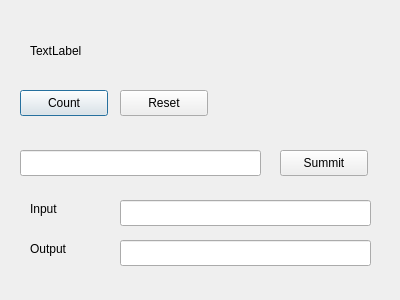
<?xml version="1.0" encoding="UTF-8"?>
<ui version="4.0">
 <class>Dialog</class>
 <widget class="QDialog" name="Dialog">
  <property name="geometry">
   <rect>
    <x>0</x>
    <y>0</y>
    <width>400</width>
    <height>300</height>
   </rect>
  </property>
  <property name="windowTitle">
   <string>Dialog</string>
  </property>
  <widget class="QLabel" name="label">
   <property name="geometry">
    <rect>
     <x>30</x>
     <y>30</y>
     <width>331</width>
     <height>41</height>
    </rect>
   </property>
   <property name="text">
    <string>TextLabel</string>
   </property>
  </widget>
  <widget class="QPushButton" name="pushButton">
   <property name="geometry">
    <rect>
     <x>20</x>
     <y>90</y>
     <width>88</width>
     <height>26</height>
    </rect>
   </property>
   <property name="text">
    <string>Count</string>
   </property>
  </widget>
  <widget class="QPushButton" name="pushButton_2">
   <property name="geometry">
    <rect>
     <x>120</x>
     <y>90</y>
     <width>88</width>
     <height>26</height>
    </rect>
   </property>
   <property name="text">
    <string>Reset</string>
   </property>
  </widget>
  <widget class="QLineEdit" name="lineEdit">
   <property name="geometry">
    <rect>
     <x>20</x>
     <y>150</y>
     <width>241</width>
     <height>26</height>
    </rect>
   </property>
  </widget>
  <widget class="QPushButton" name="pushButton_3">
   <property name="geometry">
    <rect>
     <x>280</x>
     <y>150</y>
     <width>88</width>
     <height>26</height>
    </rect>
   </property>
   <property name="text">
    <string>Summit</string>
   </property>
  </widget>
  <widget class="QLabel" name="label_2">
   <property name="geometry">
    <rect>
     <x>30</x>
     <y>200</y>
     <width>66</width>
     <height>18</height>
    </rect>
   </property>
   <property name="text">
    <string>Input</string>
   </property>
  </widget>
  <widget class="QLabel" name="label_3">
   <property name="geometry">
    <rect>
     <x>30</x>
     <y>240</y>
     <width>66</width>
     <height>18</height>
    </rect>
   </property>
   <property name="text">
    <string>Output</string>
   </property>
  </widget>
  <widget class="QLineEdit" name="lineEdit_2">
   <property name="geometry">
    <rect>
     <x>120</x>
     <y>200</y>
     <width>251</width>
     <height>26</height>
    </rect>
   </property>
  </widget>
  <widget class="QLineEdit" name="lineEdit_3">
   <property name="geometry">
    <rect>
     <x>120</x>
     <y>240</y>
     <width>251</width>
     <height>26</height>
    </rect>
   </property>
   <property name="readOnly">
    <bool>true</bool>
   </property>
  </widget>
 </widget>
 <resources/>
 <connections/>
</ui>
